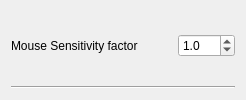
        <widget class="QWidget" name="widget__16_mouseSensitivity" native="true">
         <property name="sizePolicy">
          <sizepolicy hsizetype="Preferred" vsizetype="Maximum">
           <horstretch>0</horstretch>
           <verstretch>0</verstretch>
          </sizepolicy>
         </property>
         <layout class="QVBoxLayout" name="verticalLayout_21">
          <item>
           <widget class="QWidget" name="widget_39" native="true">
            <property name="sizePolicy">
             <sizepolicy hsizetype="Preferred" vsizetype="Minimum">
              <horstretch>0</horstretch>
              <verstretch>0</verstretch>
             </sizepolicy>
            </property>
            <layout class="QHBoxLayout" name="horizontalLayout_21" stretch="0,0,0">
             <property name="spacing">
              <number>0</number>
             </property>
             <property name="leftMargin">
              <number>0</number>
             </property>
             <property name="topMargin">
              <number>0</number>
             </property>
             <property name="rightMargin">
              <number>0</number>
             </property>
             <property name="bottomMargin">
              <number>0</number>
             </property>
             <item>
              <widget class="QLabel" name="label_19">
               <property name="text">
                <string>Mouse Sensitivity factor</string>
               </property>
              </widget>
             </item>
             <item>
              <spacer name="horizontalSpacer_19">
               <property name="orientation">
                <enum>Qt::Orientation::Horizontal</enum>
               </property>
               <property name="sizeHint" stdset="0">
                <size>
                 <width>40</width>
                 <height>20</height>
                </size>
               </property>
              </spacer>
             </item>
             <item>
              <widget class="QDoubleSpinBox" name="doubleSpinBox_mouseSensitivity">
               <property name="decimals">
                <number>1</number>
               </property>
               <property name="value">
                <double>1.000000000000000</double>
               </property>
              </widget>
             </item>
            </layout>
           </widget>
          </item>
          <item>
           <widget class="Line" name="line_20">
            <property name="orientation">
             <enum>Qt::Orientation::Horizontal</enum>
            </property>
           </widget>
          </item>
         </layout>
        </widget>
